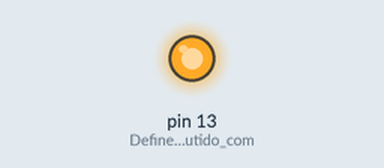
Recording of a sketch running on a simulated Arduino Uno, built with avr-gcc and run on an emulated ATmega328P. Shown: output pins drawn as LEDs (lit = HIGH). Random numbers use the default seed unless the sketch sets one.

Above: at 0.17 s.
At 37.6 s:
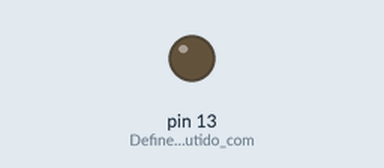
Timing chart, 0 to 40.0 s (numbered marks = the images above):
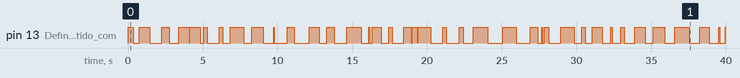

The sketch:

blink_customizado.ino
```cpp
void setup() // Só é executada uma vez, no início do programa
{
  pinMode(LED_BUILTIN, OUTPUT); // Define o LED embutido como saída
  randomSeed(analogRead(0)); // Embaralha o algoritmo de geração aleatória
}

void loop() // É executada em loop
{
  digitalWrite(LED_BUILTIN, HIGH); // Liga o LED embutido
  delay(random(10,1001)); // Espera de 10 a 1000 milissegundos
  digitalWrite(LED_BUILTIN, LOW); // Desligaiga o LED embutido
  delay(random(10,1001)); // Espera de 10 a 1000 milissegundos
}
```

Measured:
- by itself, pin 13 (Define_o_LED_embutido_com): LOW → HIGH at 0.00 s, → LOW 0.34 s later, → HIGH 0.42 s later, → LOW 0.68 s later, … (75 changes in this stretch)
